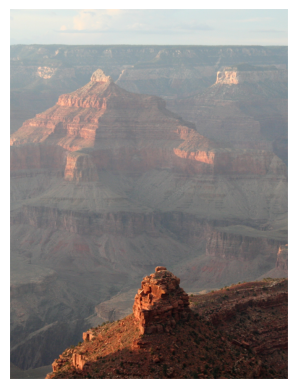
#> input picture data/picture1.png, 297 x 389 px, given in place of input.png, which was not available
$ jupyter execute --allow-errors CAP.ipynb   (shell and % lines are left out)   (text cells are left out)
#> lines starting #> are read from the running program, lines starting #| are printed output that depends on the picture; pictures that were not available may be replaced by others from this repository, and a replacement may not be noted
[cell 1]
import os

# Create data folder
os.makedirs("data", exist_ok=True)

[cell 2]
from google.colab import files
uploaded = files.upload()
#> the answer given: picture1.png
#> further down, I is the input picture: shape (389, 297, 3); mean B, G, R 134.1, 135.8, 141.7
# Move your uploaded image to 'data/input.png'
import shutil
shutil.move(list(uploaded.keys())[0], "data/input.png")

[cell 3]
'''import cv2
import numpy as np
from GuidedFilter import GuidedFilter
import scipy.ndimage

# ------------- Functions ----------------
def calDepthMap(I, r):
    hsvI = cv2.cvtColor(I, cv2.COLOR_BGR2HSV)
    s = hsvI[:,:,1] / 255.0
    v = hsvI[:,:,2] / 255.0
    sigma = 0.041337
    sigmaMat = np.random.normal(0, sigma, (I.shape[0], I.shape[1]))
    output = 0.121779 + 0.959710*v - 0.780245*s + sigmaMat
    outputPixel = output
    output = scipy.ndimage.minimum_filter(output, (r,r))
    return output, outputPixel

def estA(img, Jdark):
    h,w,c = img.shape
    if img.dtype == np.uint8:
        img = np.float32(img)/255
    # n_bright = int(np.ceil(0.001*h*w))
    n_bright = int(np.ceil(0.0001 * h * w))  # 0.01%

    reshaped_Jdark = Jdark.reshape(1,-1)
    Loc = np.argsort(reshaped_Jdark)
    Ics = img.reshape(1,h*w,3)
    Acand = np.zeros((1,n_bright,3), dtype=np.float32)
    Amag = np.zeros((1,n_bright,1), dtype=np.float32)
    for i in range(n_bright):
        x = Loc[0, h*w-1-i]
        Acand[0,i,:] = Ics[0, x, :]
        Amag[0,i] = np.linalg.norm(Acand[0,i,:])
    reshaped_Amag = Amag.reshape(1,-1)
    Loc2 = np.argsort(reshaped_Amag)
    if len(reshaped_Amag[0])>20:
        A = Acand[0, Loc2[0, n_bright-20:n_bright], :]
    else:
        A = Acand[0, Loc2[0, n_bright-len(reshaped_Amag[0]):n_bright], :]
    return A

# ------------- Main ----------------
inputImagePath = "data/input.png"
r = 15
beta = 1.5
gimfiltR = 60
eps = 1e-3

I = cv2.imread(inputImagePath)
dR,dP = calDepthMap(I, r)
guided_filter = GuidedFilter(I, gimfiltR, eps)
refineDR = guided_filter.filter(dR)
tR = np.exp(-beta * refineDR)
tP = np.exp(-beta * dP)

a = estA(I, dR)
if I.dtype == np.uint8:
    I = np.float32(I)/255

h,w,c = I.shape
J = I - a.mean(axis=0)  # simple broadcast subtraction

t = tR.clip(0.05,1.0)
J = J / t[:,:,None] + a.mean(axis=0)

cv2.imwrite("data/dehazed.png", np.clip(J*255,0,255).astype(np.uint8)) '''
import cv2
import numpy as np
from GuidedFilter import GuidedFilter
import scipy.ndimage

# ---------------------------------------------
# 1) DEPTH MAP (CAP PAPER)
# ---------------------------------------------
def calDepthMap(I, r):
#> called with r = 15
    hsv = cv2.cvtColor(I, cv2.COLOR_BGR2HSV)
#> hsv: shape (389, 297, 3) float32; mean H, S, V 118.7, 0.1, 0.6
    V = hsv[:,:,2] / 255.0
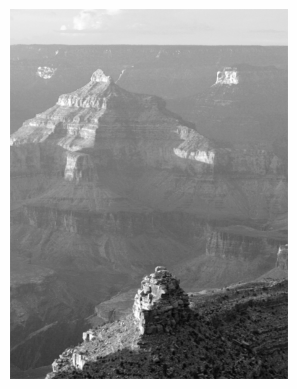
#> V: shape (389, 297) float32; min 9.23e-05, max 0.00392, mean 0.00222; drawn with min black and max white
    S = hsv[:,:,1] / 255.0
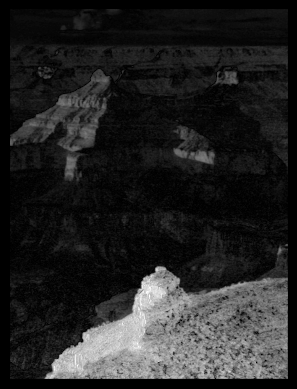
#> S: shape (389, 297) float32; min 0, max 0.0034, mean 0.000483; drawn with min black and max white

    # CAP coefficients
    depth = 0.121779 + 0.959710*V - 0.780245*S
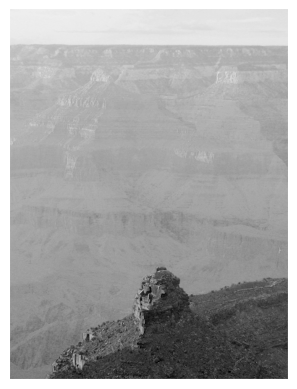
#> depth: shape (389, 297) float32; min 0.12, max 0.126, mean 0.124; drawn with min black and max white

    # smooth using min filter (as paper)
    depth_refined = scipy.ndimage.minimum_filter(depth, size=r)
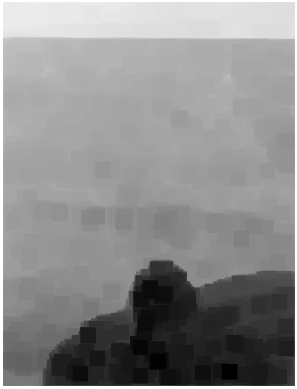
#> depth_refined: shape (389, 297) float32; min 0.12, max 0.126, mean 0.123; drawn with min black and max white

    return depth_refined.astype(np.float32), depth.astype(np.float32)


# ---------------------------------------------
# 2) ATMOSPHERIC LIGHT (correct version)
# ---------------------------------------------
# [18 lines left out: function estA, not called in this run]


# ---------------------------------------------
# MAIN CAP PIPELINE
# ---------------------------------------------
# ------------- Main ----------------
inputImagePath = "data/input.png"

# CAP parameters
r = 15              # depth filter window
beta = 1.0          # CAP attenuation factor
gimfiltR = 60        # guided filter radius
eps = 1e-3          # guided filter epsilon

# Read and normalize input
I = cv2.imread(inputImagePath)
I = I.astype(np.float32) / 255.0

# 1. Compute depth map (CAP prior)
dR, dP = calDepthMap(I, r)
dR = dR.astype(np.float32)

# 2. Refine depth with guided filter
#> (the rest of this cell did not finish here and is left out)

[cell 4]
from matplotlib import pyplot as plt
img = cv2.imread("data/dehazed.png")
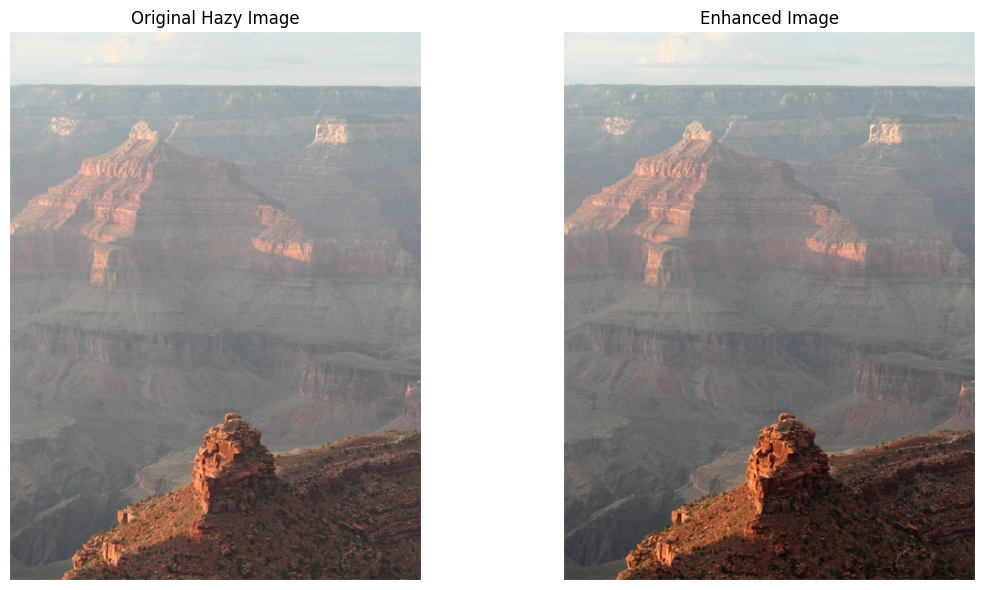
#> input picture data/picture2.png, 985 x 590 px, given in place of dehazed.png, which was not available
#> img is the input picture: shape (590, 985, 3); mean B, G, R 154.7, 156.1, 160.9
plt.imshow(cv2.cvtColor(img, cv2.COLOR_BGR2RGB))
plt.axis("off")
plt.show()

[cell 5]
from matplotlib import pyplot as plt
import cv2

# Read images
original = cv2.imread("data/input.png")      # Original hazy image
enhanced = cv2.imread("data/dehazed.png")   # Enhanced image

# Convert BGR to RGB for proper display in matplotlib
original_rgb = cv2.cvtColor(original, cv2.COLOR_BGR2RGB)
enhanced_rgb = cv2.cvtColor(enhanced, cv2.COLOR_BGR2RGB)

# Create side-by-side plots
fig, axes = plt.subplots(1, 2, figsize=(12, 6))  # 1 row, 2 columns

axes[0].imshow(original_rgb)
axes[0].set_title("Original Hazy Image")
axes[0].axis("off")

axes[1].imshow(enhanced_rgb)
axes[1].set_title("Enhanced Image")
axes[1].axis("off")

plt.tight_layout()
plt.show()
